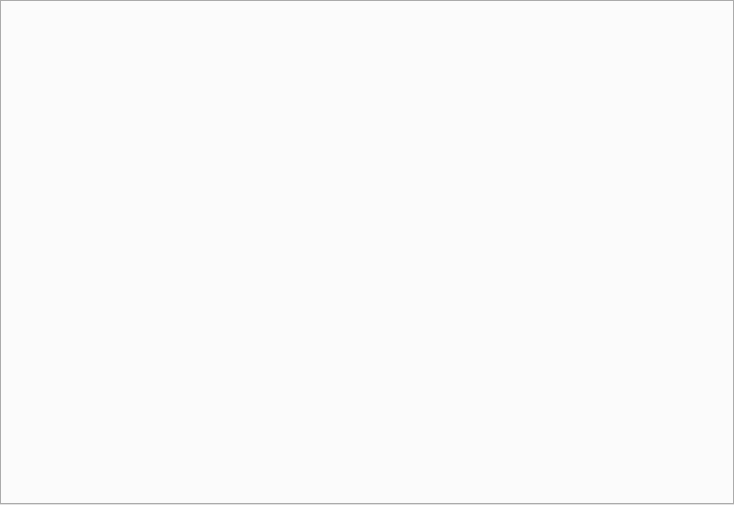
<?xml version="1.0" encoding="UTF-8"?>
<ui version="4.0">
 <class>StudentTab</class>
 <widget class="QWidget" name="StudentTab">
  <property name="geometry">
   <rect>
    <x>0</x>
    <y>0</y>
    <width>734</width>
    <height>505</height>
   </rect>
  </property>
  <property name="minimumSize">
   <size>
    <width>500</width>
    <height>400</height>
   </size>
  </property>
  <property name="windowTitle">
   <string>Form</string>
  </property>
  <layout class="QVBoxLayout" name="verticalLayout_3">
   <property name="spacing">
    <number>0</number>
   </property>
   <property name="leftMargin">
    <number>0</number>
   </property>
   <property name="topMargin">
    <number>0</number>
   </property>
   <property name="rightMargin">
    <number>0</number>
   </property>
   <property name="bottomMargin">
    <number>0</number>
   </property>
   <item>
    <layout class="QGridLayout" name="mainGridLayout">
     <property name="spacing">
      <number>0</number>
     </property>
     <item row="0" column="0">
      <widget class="QTabWidget" name="studentTabWidget">
       <property name="currentIndex">
        <number>-1</number>
       </property>
      </widget>
     </item>
    </layout>
   </item>
  </layout>
 </widget>
 <resources/>
 <connections/>
</ui>
